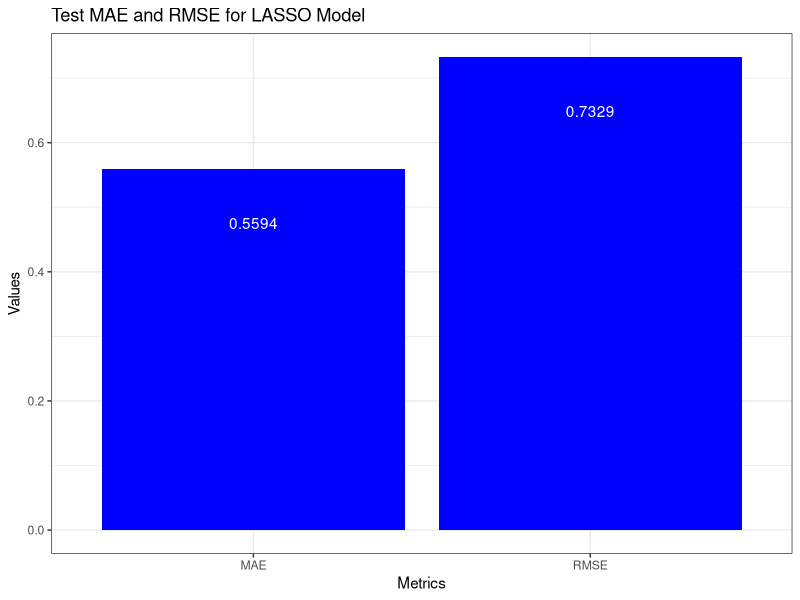
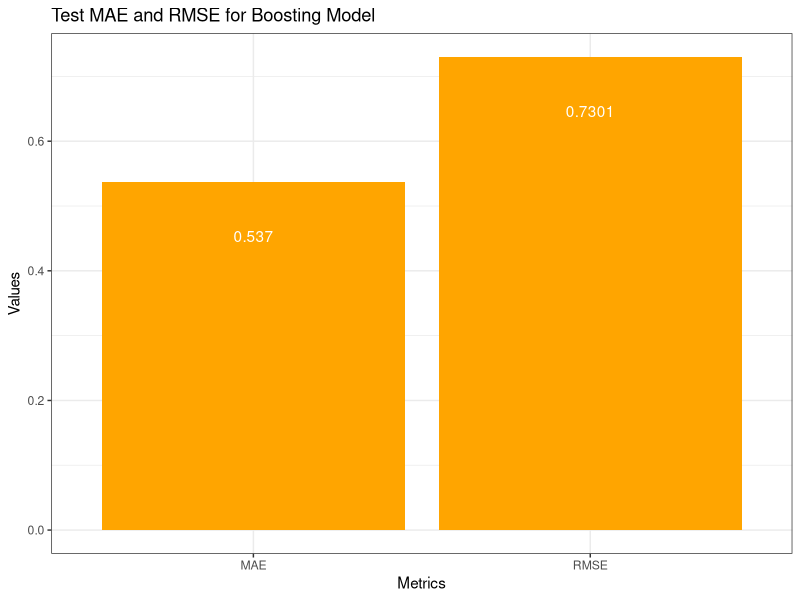

Generate these figures, in order, with R: (Note: this script raises an error after producing the figures.)
## ---- chunk 1
library(ggplot2)

lasso_plot_pres <- data.frame(metrics = c("RMSE", "MAE"), values = c(0.7329, 0.5594))

LASSO_plot <- lasso_plot_pres |>
  ggplot(aes(x = metrics, y = values)) +
  geom_col(fill = "blue") +
  theme_bw() +
  geom_text(aes(label = round(values, digits = 4)), color =  "white", vjust = 5) +
  labs( x = "Metrics", y = "Values", title = "Test MAE and RMSE for LASSO Model ")

LASSO_plot
## ---- chunk 2
library(ggplot2)

boost_plot_pres <- data.frame(metrics = c("RMSE", "MAE"), values = c(0.7301, 0.537))

BOOST_plot <- boost_plot_pres |>
  ggplot(aes(x = metrics, y = values)) +
  geom_col(fill = "orange") +
  theme_bw() +
  geom_text(aes(label = round(values, digits = 4)), color =  "white", vjust = 5) +
  labs( x = "Metrics", y = "Values", title = "Test MAE and RMSE for Boosting Model ")

BOOST_plot
## ---- chunk 3
library(ggplot2)

predict(boost_final_fit, new_data = data_2025)

boost_preds_2025 <- predict(boost_final_fit, new_data = data_2025) |>
  dplyr::bind_cols(data_2025)

ggplot(boost_preds_2025, aes(x = WAR, y = .pred)) +
  geom_point(alpha = 0.6, color = "#59A14F", size = 3) +
  geom_abline(slope = 1, intercept = 0,
              color = "red", linetype = "dashed", linewidth = 1) +
  labs(
    title = "Boosting Model: Actual vs Predicted WAR (2025 Data)",
    x = "Actual WAR",
    y = "Predicted WAR"
  ) +
  theme_minimal(base_size = 14) +
  theme(
    plot.title = element_text(face = "bold", hjust = 0.5),
    panel.grid.minor = element_blank()
  )
